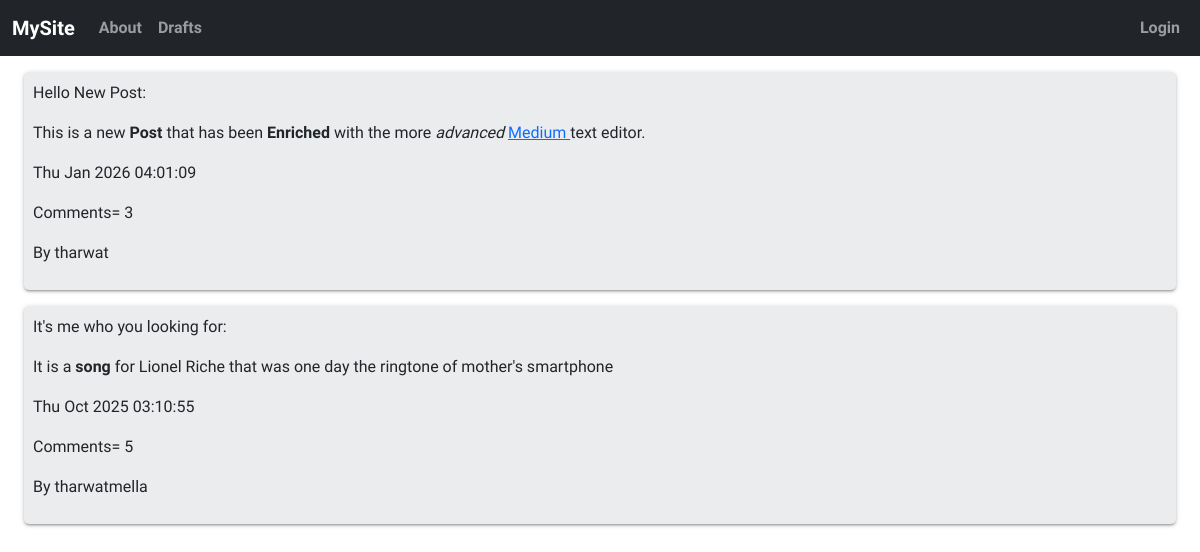
The page / on the database its author committed.
### basic_app/models.py (models this page shows, shortened)
class Post(models.Model):
    author = models.ForeignKey("auth.User", on_delete=models.CASCADE)
    title = models.CharField(max_length=30)
    text = models.TextField()
    is_Published = models.BooleanField(default=False)
    creation_date = models.DateTimeField(
        default=timezone.now,
    )
    publication_date = models.DateTimeField(null=True, blank=True)

### basic_app/views.py (the view)
# urls.py: path("", PostList.as_view(), name="list"),
class PostList(ListView):
    model = Post
    name = "Posts"
    def get_queryset(self):
        return Post.objects.filter(is_Published=True).order_by("-publication_date")
    context_object_name = "posts"

### basic_app/templates/basic_app/post_list.html (shortened to what this page needs)
{% extends "basic_app/base.html" %}
{%block body%}
<div class="">
    {% for post in posts %}
    <div class="post mt-3 ">
        <a class="text-decoration-none text-reset" href={%url 'blog:detail' post.pk%}>
            <p class>{{post.title}}:
                {{post.text|safe}}
            </p>
            {%if post.is_Published%}
            <div>
                <p>{{post.publication_date|date:"D M Y h:m:s"}}</p>
            </div>
            <div>
                <p>Comments= {{post.comment_set.count}}</p>
            </div>
            {%endif%}
            <div>
                <p>By {{post.author}}</p>
            </div>
        </a>
    </div>
    {% endfor %}
</div>
{%endblock%}

### basic_app/static/css/blog.css (style rules this page uses)
.post { background-color: rgb(235, 236, 238); border-radius: 5px; box-shadow: 0 2px 2px 0 rgba(0, 0, 0, 0.14), 0 3px 1px -2px rgba(0, 0, 0, 0.12), 0 1px 5px 0 rgba(0, 0, 0, 0.2); padding: 9px; font-family: "Quicksand", system-ui; font-weight: 400; }

### rows shown on the page
Post: title "Hello New Post", text "This is a new Post that has been Enriched with the more advanced Medium text editor.", publication_date "Thu Jan 2026 04:01:09", comment_set.count "3", author "tharwat"
Post: title "It's me who you looking for", text "It is a song for Lionel Riche that was one day the ringtone of mother's smartphone", publication_date "Thu Oct 2025 03:10:55", comment_set.count "5", author "tharwatmella"
